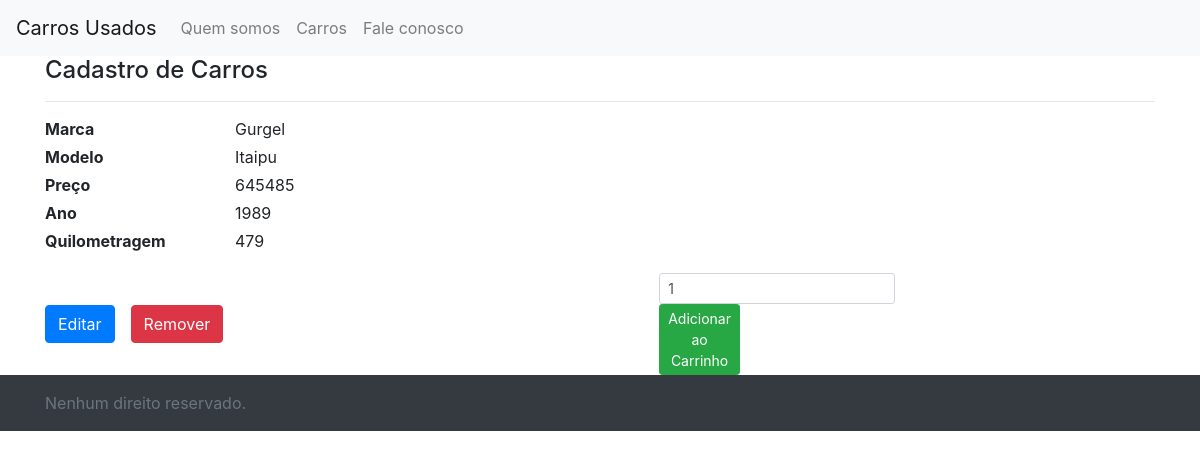
The app's page /exibe_carro/6/ (signed in) with its own data.
### carro/models.py (models this page shows, shortened)
class Carro(models.Model):
  nome = models.CharField(max_length=64)
  slug = models.SlugField(max_length=200)
  desc = models.TextField()
  marca = models.CharField(max_length=64)
  preco = models.IntegerField()
  ano = models.IntegerField()
  quilometragem = models.IntegerField()

### carro/views.py (the view)
# urls.py: path('exibe_carro/<int:id>/', views.exibe_carro, name='exibe_carro'),
def exibe_carro(request, id):
    carro = get_object_or_404(Carro, pk=id)
    form_remove_carro = RemoveCarroForm()
    form_remove_carro.fields['carro_id'].initial = id
    form_adiciona_carrinho = QuantidadeForm()
    form_adiciona_carrinho.fields['quantidade'].initial = 1
    form_adiciona_carrinho.fields['carro_id'].initial = id
    return render(request, 'carro/exibe_carro.html', {
        'carro': carro,
        'form_remove_carro': form_remove_carro,
        'form': form_adiciona_carrinho
    })

### carro/forms.py
class RemoveCarroForm(forms.Form):
  class Meta:
      fields = ('carro_id')
  carro_id = forms.CharField(widget=forms.HiddenInput(), required=True)

class QuantidadeForm(forms.Form):
    class Meta:
        fields = ('quantidade', 'carro_id')
    carro_id = forms.CharField(widget=forms.HiddenInput())
    quantidade = forms.IntegerField(
        min_value=1,
        max_value=1000,
        error_messages={'required': 'Campo obrigatório.', },
        widget=forms.TextInput(attrs={'class': 'form-control form-control-sm quantidade',
                                      'maxlength': '20',
                                      'onkeypress': 'return event.charCode >= 48 && event.charCode <= 57'}),
        required=True)

### carro/templates/carro/exibe_carro.html (shortened to what this page needs)
{% extends "base.html" %}
{% load static %}
{% block conteudo %}
<div class="container">
   <div style="margin-bottom: 15px;">
      <h4 style="margin-bottom: 10px;">Cadastro de Carros</h4>
      <hr style="margin-bottom: 0px;">
   </div>
   <div class="row mb-3">
      <div class="col-lg-2 mb-lg-1">
         <span class="texto"><b>Marca</b></span>
      </div>
      <div class="col-lg-10 mb-lg-1">
         <span class="texto">{{ carro.marca }}</span>
      </div>
      <div class="col-lg-2 mb-lg-1">
         <span class="texto"><b>Modelo</b></span>
      </div>
      <div class="col-lg-10 mb-lg-1">
         <span class="texto">{{ carro.nome }}</span>
      </div>
      <div class="col-lg-2 mb-lg-1">
         <span class="texto"><b>Preço</b></span>
      </div>
      <div class="col-lg-10 mb-lg-1">
         <span class="texto">{{ carro.preco }}</span>
      </div>
      <div class="col-lg-2 mb-lg-1">
         <span class="texto"><b>Ano</b></span>
      </div>
      <div class="col-lg-10 mb-lg-1">
         <span class="texto">{{ carro.ano }}</span>
      </div>
      <div class="col-lg-2 mb-lg-1">
         <span class="texto"><b>Quilometragem</b></span>
      </div>
      <div class="col-lg-10 mb-lg-1">
         <span class="texto">{{ carro.quilometragem }}</span>
      </div>
   </div>
   <div class="form-group row" style="margin-bottom: 0px;">
      <div class="col-12">
         <div class="form-inline">
            {% if form_remove_carro %}
            <a id="botao_editar" href="{% url 'carro:edita_carro' carro.id %}" class="btn btn-primary mr-3">
               Editar
            </a>
            <form id="form_remove_carro" style="margin-bottom: 0px;" action="{% url 'carro:remove_carro' %}"
               method="post" novalidate>
               <button id="botao_remover" type="button" class="btn btn-danger">
                  Remover
               </button>
            </form>
            <form class="mx-auto" id="form_adiciona_carrinho" style="width: 60px;" action="{% url 'carro:adicionar_ao_carrinho' %}" method="POST"
               novalidate>
               {{ form.quantidade }}
               <button style="margin-top: 0px; margin-bottom: 0px; padding-top: 3px; padding-bottom: 3px;" type="button"
                  class="btn btn-sm btn-success" id="adicionar">
                  Adicionar ao Carrinho
               </button>
            </form>
            {% endif %}
         </div>
      </div>
   </div>
</div>
{% endblock %}

### carro/static/carro/css/styles.css (style rules this page uses)
body, html { height: 100%; }

### records on screen
Carro: marca "Gurgel", nome "Itaipu", preco "645485", ano "1989", quilometragem "479"
